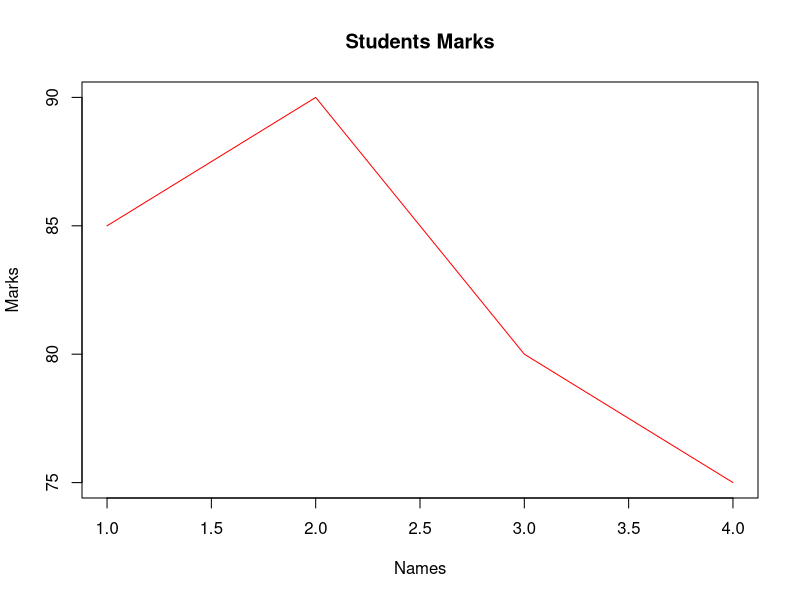

Source code (R):
# Ploting in R (Line graph)

x<-c(1,2,3,4)
y<-c(85,90,80,75)
plot(x,y,main="Students Marks",xlab="Names",ylab="Marks",type="l",col="red")